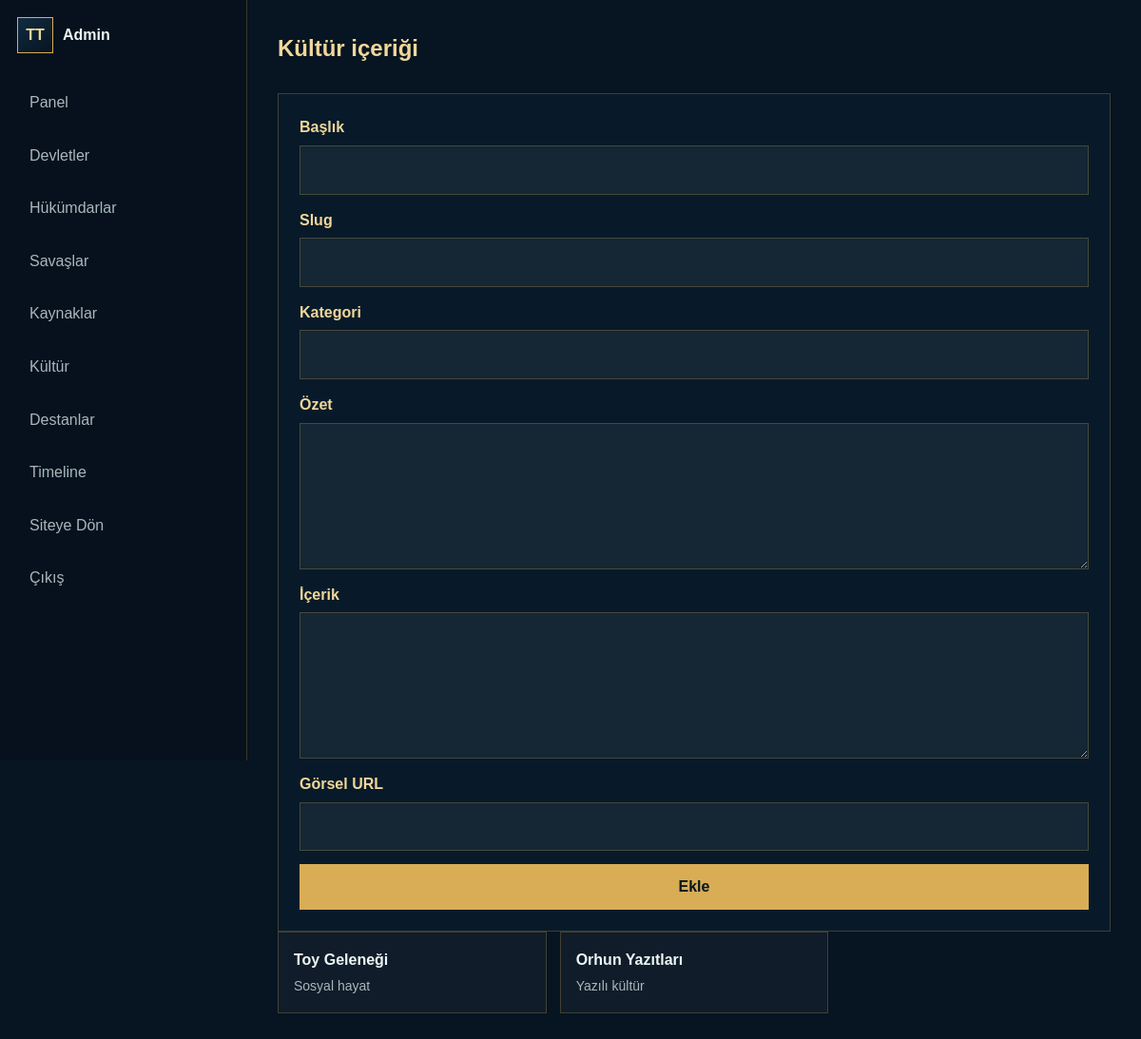
Screenshot of /admin/kultur.php (signed in) with the database file from the repository.
### tables this page shows
CREATE TABLE cultures (
    id INT AUTO_INCREMENT PRIMARY KEY,
    title VARCHAR(180) NOT NULL,
    slug VARCHAR(190) NOT NULL UNIQUE,
    category VARCHAR(120),
    summary TEXT,
    content MEDIUMTEXT,
    image VARCHAR(500),
    INDEX idx_cultures_slug (slug),
    INDEX idx_cultures_category (category)
);

### includes/database.php (called while the page is built, shortened)
<?php
function db(): PDO
{
    static $pdo = null;
    $host = env_value('DB_HOST', '127.0.0.1');
    $port = env_value('DB_PORT', '3306');
    $name = env_value('DB_NAME', '');
    $user = env_value('DB_USER', '');
    $password = env_value('DB_PASSWORD', '');
    $dsn = "mysql:host={$host};port={$port};dbname={$name};charset=utf8mb4";
    try {
        $pdo = new PDO($dsn, $user, $password, [
            PDO::ATTR_ERRMODE => PDO::ERRMODE_EXCEPTION,
            PDO::ATTR_DEFAULT_FETCH_MODE => PDO::FETCH_ASSOC,
            PDO::ATTR_EMULATE_PREPARES => false,
        ]);
    } catch (PDOException $exception) {
        log_error($exception);
        http_response_code(500);
        if (APP_DEBUG) {
            exit('Veritabanı bağlantı hatası: ' . htmlspecialchars($exception->getMessage(), ENT_QUOTES, 'UTF-8'));
        }
        exit('Şu anda sistem bakımda. Lütfen daha sonra tekrar deneyin.');
    }
    return $pdo;
}

### includes/functions.php (called while the page is built, shortened)
<?php
require_once __DIR__ . '/database.php';
function e(?string $value): string
{
    return htmlspecialchars((string) $value, ENT_QUOTES, 'UTF-8');
}
function fetch_all(string $sql, array $params = []): array
{
    $statement = db()->prepare($sql);
    $statement->execute($params);
    return $statement->fetchAll();
}

### admin/kultur.php (the view, shortened to what this page needs)
<?php
require_once __DIR__ . '/../includes/auth.php';
$items = fetch_all('SELECT * FROM cultures ORDER BY category, title');
?>
<section class="admin-heading"><h1>Kültür içeriği</h1></section>
<form class="admin-form" method="post"><button class="button primary" type="submit">Ekle</button></form>
<div class="list-grid"><?php foreach ($items as $item): ?><article class="list-card"><strong><?= e($item['title']) ?></strong><span><?= e($item['category']) ?></span></article><?php endforeach; ?></div>

### assets/css/main.css (style rules this page uses)
:root { --navy: #071421; --navy-2: #0b2033; --teal: #0f8f8f; --teal-soft: #8de2d8; --gold: #d8ad55; --gold-2: #f0d79a; --ink: #edf6f5; --muted: #a8b8bc; --line: rgba(216, 173, 85, .25); --panel: rgba(9, 28, 43, .88); --shadow: 0 20px 60px rgba(0, 0, 0, .32); }
* { box-sizing: border-box; }
html { scroll-behavior: smooth; }
body { margin: 0; font-family: Arial, Helvetica, sans-serif; color: var(--ink); background: var(--navy); line-height: 1.6; }
input, textarea, select, button { font: inherit; }
.button { display: inline-flex; align-items: center; justify-content: center; min-height: 44px; padding: 10px 18px; border: 1px solid var(--line); color: var(--ink); background: rgba(255, 255, 255, .04); cursor: pointer; }
.button.primary { border-color: var(--gold); color: #081622; background: var(--gold); font-weight: 800; }
.section-heading, .admin-heading { display: flex; align-items: end; justify-content: space-between; gap: 24px; margin-bottom: 28px; }
.history-card span, .list-card span, .row-link span, .compact-list span { color: var(--muted); font-size: 14px; }
.timeline-mini a, .compact-list a, .row-link, .list-card { display: grid; gap: 4px; padding: 16px; border: 1px solid var(--line); background: rgba(255, 255, 255, .035); }
.list-grid { display: grid; grid-template-columns: repeat(3, minmax(0, 1fr)); gap: 14px; }
.search-form, .contact-panel form, .admin-form, .login-panel { display: grid; gap: 14px; }

### assets/css/components.css (style rules this page uses)
.admin-body { min-height: 100vh; display: grid; grid-template-columns: 260px 1fr; background: #071421; }
.admin-heading h1 { margin: 0; color: var(--gold-2); }
.admin-form { max-width: 900px; padding: 22px; border: 1px solid var(--line); background: var(--panel); }

### rows the page displays
cultures: title "Toy Geleneği", category "Sosyal hayat"
cultures: title "Orhun Yazıtları", category "Yazılı kültür"

### other values shown
$label "Başlık Slug Kategori Görsel URL"
$label "Özet İçerik"
